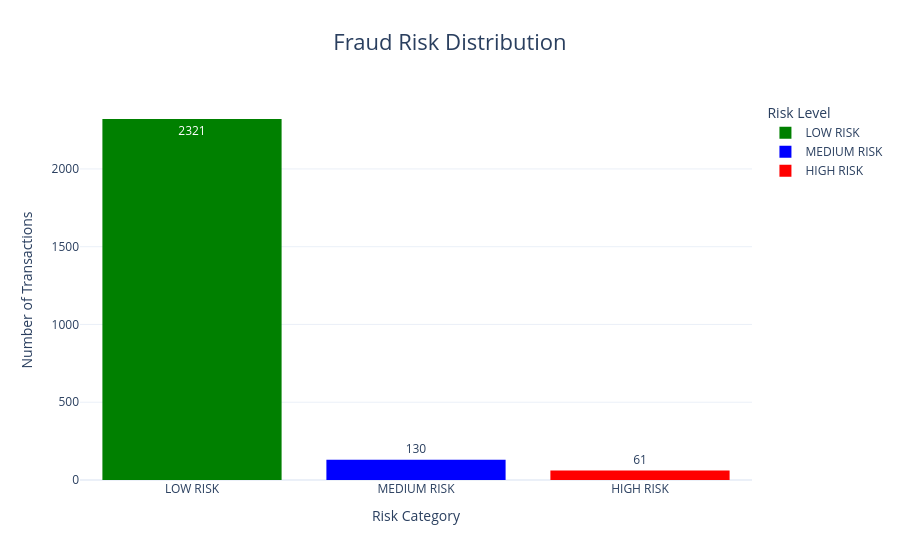

Notebook cell for this chart:
### Markdown cell above
## Fraud Risk Visualization Dashboard
The following charts illustrate the distribution of fraud risk levels and transaction behavioral patterns detected by the anomaly detection model.

### Code cell
import plotly.express as px

color_map = {
    "LOW RISK": "green",
    "MEDIUM RISK": "blue",
    "HIGH RISK": "red"
}

fig = px.histogram(
    df,
    x="Risk Level",
    color="Risk Level",
    color_discrete_map=color_map,
    title="Fraud Risk Distribution",
    text_auto=True
)

fig.update_layout(
    title_font_size=22,
    title_x=0.5,
    xaxis_title="Risk Category",
    yaxis_title="Number of Transactions",
    template="plotly_white"
)

fig.show()

### Figure 1 — Plotly figure (JSON) as saved in the notebook; plotly's stock layout.template omitted (floating-point values rounded to 4 significant figures; data arrays with more than 128 entries replaced by an {"elided": "..."} marker saying what was removed)
{"data": [{"bingroup": "x", "hovertemplate": "Risk Level=%{x}<br>count=%{y}<extra></extra>", "legendgroup": "LOW RISK", "marker": {"color": "green", "pattern": {"shape": ""}}, "name": "LOW RISK", "orientation": "v", "showlegend": true, "texttemplate": "%{value}", "type": "histogram", "x": {"elided": "2321 str values"}, "xaxis": "x", "yaxis": "y"}, {"bingroup": "x", "hovertemplate": "Risk Level=%{x}<br>count=%{y}<extra></extra>", "legendgroup": "MEDIUM RISK", "marker": {"color": "blue", "pattern": {"shape": ""}}, "name": "MEDIUM RISK", "orientation": "v", "showlegend": true, "texttemplate": "%{value}", "type": "histogram", "x": {"elided": "130 str values"}, "xaxis": "x", "yaxis": "y"}, {"bingroup": "x", "hovertemplate": "Risk Level=%{x}<br>count=%{y}<extra></extra>", "legendgroup": "HIGH RISK", "marker": {"color": "red", "pattern": {"shape": ""}}, "name": "HIGH RISK", "orientation": "v", "showlegend": true, "texttemplate": "%{value}", "type": "histogram", "x": ["HIGH RISK", "HIGH RISK", "HIGH RISK", "HIGH RISK", "HIGH RISK", "HIGH RISK", "HIGH RISK", "HIGH RISK", "HIGH RISK", "HIGH RISK", "HIGH RISK", "HIGH RISK", "HIGH RISK", "HIGH RISK", "HIGH RISK", "HIGH RISK", "HIGH RISK", "HIGH RISK", "HIGH RISK", "HIGH RISK", "HIGH RISK", "HIGH RISK", "HIGH RISK", "HIGH RISK", "HIGH RISK", "HIGH RISK", "HIGH RISK", "HIGH RISK", "HIGH RISK", "HIGH RISK", "HIGH RISK", "HIGH RISK", "HIGH RISK", "HIGH RISK", "HIGH RISK", "HIGH RISK", "HIGH RISK", "HIGH RISK", "HIGH RISK", "HIGH RISK", "HIGH RISK", "HIGH RISK", "HIGH RISK", "HIGH RISK", "HIGH RISK", "HIGH RISK", "HIGH RISK", "HIGH RISK", "HIGH RISK", "HIGH RISK", "HIGH RISK", "HIGH RISK", "HIGH RISK", "HIGH RISK", "HIGH RISK", "HIGH RISK", "HIGH RISK", "HIGH RISK", "HIGH RISK", "HIGH RISK", "HIGH RISK"], "xaxis": "x", "yaxis": "y"}], "layout": {"barmode": "relative", "legend": {"title": {"text": "Risk Level"}, "tracegroupgap": 0}, "title": {"font": {"size": 22}, "text": "Fraud Risk Distribution", "x": 0.5}, "xaxis": {"anchor": "y", "categoryarray": ["LOW RISK", "MEDIUM RISK", "HIGH RISK"], "categoryorder": "array", "domain": [0, 1], "title": {"text": "Risk Category"}}, "yaxis": {"anchor": "x", "domain": [0, 1], "title": {"text": "Number of Transactions"}}}}
